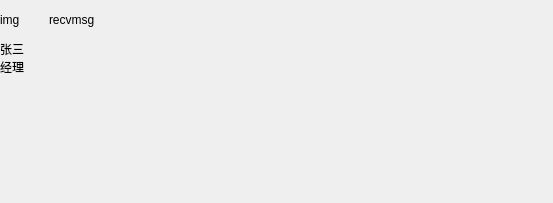
<?xml version="1.0" encoding="UTF-8"?>
<ui version="4.0">
 <class>RecvBox</class>
 <widget class="QWidget" name="RecvBox">
  <property name="geometry">
   <rect>
    <x>0</x>
    <y>0</y>
    <width>553</width>
    <height>203</height>
   </rect>
  </property>
  <property name="windowTitle">
   <string>Form</string>
  </property>
  <widget class="QWidget" name="widget" native="true">
   <property name="geometry">
    <rect>
     <x>0</x>
     <y>0</y>
     <width>111</width>
     <height>203</height>
    </rect>
   </property>
   <layout class="QGridLayout" name="gridLayout">
    <property name="leftMargin">
     <number>0</number>
    </property>
    <property name="topMargin">
     <number>0</number>
    </property>
    <property name="rightMargin">
     <number>0</number>
    </property>
    <property name="bottomMargin">
     <number>0</number>
    </property>
    <property name="horizontalSpacing">
     <number>9</number>
    </property>
    <property name="verticalSpacing">
     <number>0</number>
    </property>
    <item row="4" column="1">
     <spacer name="verticalSpacer">
      <property name="orientation">
       <enum>Qt::Orientation::Vertical</enum>
      </property>
      <property name="sizeHint" stdset="0">
       <size>
        <width>20</width>
        <height>4</height>
       </size>
      </property>
     </spacer>
    </item>
    <item row="0" column="0">
     <widget class="QLabel" name="label">
      <property name="minimumSize">
       <size>
        <width>40</width>
        <height>40</height>
       </size>
      </property>
      <property name="maximumSize">
       <size>
        <width>40</width>
        <height>40</height>
       </size>
      </property>
      <property name="styleSheet">
       <string notr="true"/>
      </property>
      <property name="text">
       <string>img</string>
      </property>
     </widget>
    </item>
    <item row="0" column="1">
     <widget class="QLabel" name="label_2">
      <property name="text">
       <string>recvmsg</string>
      </property>
     </widget>
    </item>
    <item row="1" column="0">
     <widget class="QLabel" name="namelb">
      <property name="text">
       <string>张三</string>
      </property>
     </widget>
    </item>
    <item row="2" column="0">
     <widget class="QLabel" name="titlelb">
      <property name="text">
       <string>经理</string>
      </property>
     </widget>
    </item>
   </layout>
  </widget>
 </widget>
 <resources/>
 <connections/>
</ui>
